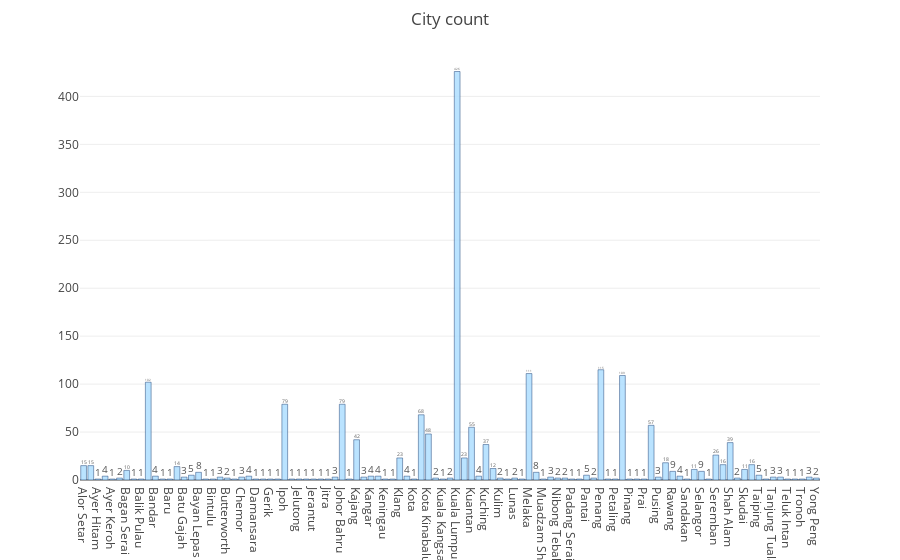

Here is the notebook cell this chart was saved with:
### Code cell
city_unique, city_count = np.unique(df['SourceIpCity'], return_counts = True)
data = [go.Bar(
            x=city_unique,
            y=city_count,
    text=city_count,
    textposition = 'auto',
            marker=dict(
                color='rgb(179, 224, 255)',
                line=dict(
                    color='rgb(8,48,107)',
                    width=0.5),
            ),
            opacity=0.9
)]
layout = go.Layout(
    title = 'City count',
     margin = dict(
        t = 50
    )
)
fig = go.Figure(data = data, layout = layout)
py.iplot(fig)

### Figure 1 — Plotly figure (JSON) as saved in the notebook; plotly's stock layout.template omitted (floating-point values rounded to 4 significant figures)
{"data": [{"marker": {"color": "rgb(179, 224, 255)", "line": {"color": "rgb(8,48,107)", "width": 0.5}}, "opacity": 0.9, "text": [15, 15, 1, 4, 1, 2, 10, 1, 1, 102, 4, 1, 1, 14, 3, 5, 8, 1, 1, 3, 2, 1, 3, 4, 1, 1, 1, 1, 79, 1, 1, 1, 1, 1, 1, 3, 79, 1, 42, 3, 4, 4, 1, 1, 23, 4, 1, 68, 48, 2, 1, 2, 426, 23, 55, 4, 37, 12, 2, 1, 2, 1, 111, 8, 1, 3, 2, 2, 1, 1, 5, 2, 115, 1, 1, 109, 1, 1, 1, 57, 3, 18, 9, 4, 1, 11, 9, 1, 26, 16, 39, 2, 11, 16, 5, 1, 3, 3, 1, 1, 1, 3, 2], "textposition": "auto", "type": "bar", "x": ["Alor Setar", "Ampang", "Ayer Hitam", "Ayer Itam", "Ayer Keroh", "Bachok", "Bagan Serai", "Bahau", "Balik Pulau", "Balingian", "Bandar", "Bandar Baru Bangi", "Baru", "Batu Caves", "Batu Gajah", "Batu Pahat", "Bayan Lepas", "Bharu", "Bintulu", "Bukit Mertajam", "Butterworth", "Cameron Highlands", "Chemor", "Cheras", "Damansara", "Dungun", "Gerik", "Gurun", "Ipoh", "Jasin", "Jelutong", "Jenjarom", "Jerantut", "Jerteh", "Jitra", "Johor", "Johor Bahru", "Johore Bharu", "Kajang", "Kampar", "Kangar", "Kemaman", "Keningau", "Kepong", "Klang", "Kluang", "Kota", "Kota Bharu", "Kota Kinabalu", "Kota Tinggi", "Kuala Kangsar", "Kuala Lipis", "Kuala Lumpur", "Kuala Terengganu", "Kuantan", "Kubang Kerian", "Kuching", "Kulai", "Kulim", "Lahad Datu", "Lunas", "Marang", "Melaka", "Mentakab", "Muadzam Shah", "Muar", "Nibong Tebal", "Nilai", "Padang Serai", "Pahang", "Pantai", "Pasir Gudang", "Penang", "Perai", "Petaling", "Petaling Jaya", "Pinang", "Pontian", "Prai", "Puchong", "Pusing", "Putrajaya", "Rawang", "Salak Selatan", "Sandakan", "Segamat", "Selangor", "Sepang", "Seremban", "Seri Kembangan", "Shah Alam", "Sibu", "Skudai", "Sungai Petani", "Taiping", "Tamparuli", "Tanjung Tualang", "Tebrau", "Teluk Intan", "Temerloh", "Tronoh", "Ulu Tiram", "Yong Peng"], "y": [15, 15, 1, 4, 1, 2, 10, 1, 1, 102, 4, 1, 1, 14, 3, 5, 8, 1, 1, 3, 2, 1, 3, 4, 1, 1, 1, 1, 79, 1, 1, 1, 1, 1, 1, 3, 79, 1, 42, 3, 4, 4, 1, 1, 23, 4, 1, 68, 48, 2, 1, 2, 426, 23, 55, 4, 37, 12, 2, 1, 2, 1, 111, 8, 1, 3, 2, 2, 1, 1, 5, 2, 115, 1, 1, 109, 1, 1, 1, 57, 3, 18, 9, 4, 1, 11, 9, 1, 26, 16, 39, 2, 11, 16, 5, 1, 3, 3, 1, 1, 1, 3, 2]}], "layout": {"margin": {"t": 50}, "title": "City count"}}
